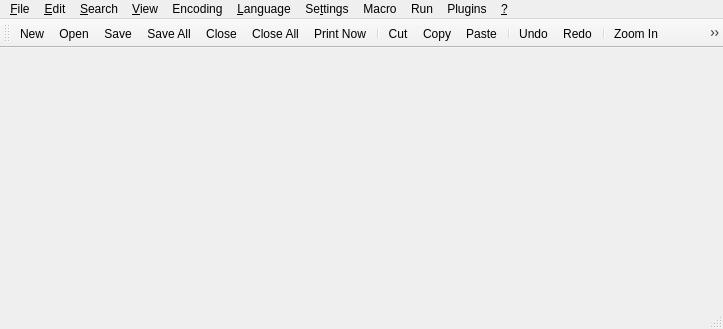
<?xml version="1.0" encoding="UTF-8"?>
<ui version="4.0">
 <class>MainWindow</class>
 <widget class="QMainWindow" name="MainWindow">
  <property name="geometry">
   <rect>
    <x>0</x>
    <y>0</y>
    <width>723</width>
    <height>329</height>
   </rect>
  </property>
  <property name="windowIcon">
   <iconset resource="resources.qrc">
    <normaloff>:/icons/icons/notepadqq.svg</normaloff>:/icons/icons/notepadqq.svg</iconset>
  </property>
  <property name="documentMode">
   <bool>true</bool>
  </property>
  <widget class="QWidget" name="centralWidget">
   <layout class="QVBoxLayout" name="verticalLayout">
    <property name="leftMargin">
     <number>5</number>
    </property>
    <property name="topMargin">
     <number>0</number>
    </property>
    <property name="rightMargin">
     <number>5</number>
    </property>
    <property name="bottomMargin">
     <number>0</number>
    </property>
   </layout>
  </widget>
  <widget class="QMenuBar" name="menuBar">
   <property name="geometry">
    <rect>
     <x>0</x>
     <y>0</y>
     <width>723</width>
     <height>25</height>
    </rect>
   </property>
   <widget class="QMenu" name="menu_File">
    <property name="title">
     <string>&amp;File</string>
    </property>
    <addaction name="action_New"/>
    <addaction name="action_Open"/>
    <addaction name="actionReload_from_Disk"/>
    <addaction name="actionSave"/>
    <addaction name="actionSave_as"/>
    <addaction name="actionSave_a_Copy_As"/>
    <addaction name="actionSave_All"/>
    <addaction name="actionRename"/>
    <addaction name="actionClose"/>
    <addaction name="actionC_lose_All"/>
    <addaction name="actionClose_All_BUT_Current_Document"/>
    <addaction name="actionDelete_from_Disk"/>
    <addaction name="separator"/>
    <addaction name="actionLoad_Session"/>
    <addaction name="actionSave_Session"/>
    <addaction name="separator"/>
    <addaction name="actionPrint"/>
    <addaction name="actionPrint_Now"/>
    <addaction name="separator"/>
    <addaction name="separator"/>
    <addaction name="actionOpen_All_Recent_Files"/>
    <addaction name="actionEmpty_Recent_Files_List"/>
    <addaction name="separator"/>
    <addaction name="actionE_xit"/>
   </widget>
   <widget class="QMenu" name="menu_Edit">
    <property name="title">
     <string>&amp;Edit</string>
    </property>
    <widget class="QMenu" name="menuEOL_Conversion">
     <property name="title">
      <string>EOL Conversion</string>
     </property>
     <addaction name="actionWindows_Format"/>
     <addaction name="actionUNIX_Format"/>
     <addaction name="actionMac_Format"/>
    </widget>
    <widget class="QMenu" name="menuCopy_to_Clipboard">
     <property name="title">
      <string>Copy to Clipboard</string>
     </property>
     <addaction name="actionCurrent_Full_File_path_to_Clipboard"/>
     <addaction name="actionCurrent_Filename_to_Clipboard"/>
     <addaction name="actionCurrent_Directory_Path_to_Clipboard"/>
    </widget>
    <widget class="QMenu" name="menuIndent">
     <property name="title">
      <string>Indent</string>
     </property>
     <addaction name="actionIncrease_Line_Indent"/>
     <addaction name="actionDecrease_Line_Indent"/>
    </widget>
    <widget class="QMenu" name="menuConvert_Case_to">
     <property name="title">
      <string>Convert Case to</string>
     </property>
     <addaction name="actionUPPERCASE"/>
     <addaction name="actionLowercase"/>
    </widget>
    <addaction name="action_Undo"/>
    <addaction name="action_Redo"/>
    <addaction name="separator"/>
    <addaction name="actionCu_t"/>
    <addaction name="action_Copy"/>
    <addaction name="action_Paste"/>
    <addaction name="action_Delete"/>
    <addaction name="actionSelect_All"/>
    <addaction name="separator"/>
    <addaction name="menuCopy_to_Clipboard"/>
    <addaction name="menuIndent"/>
    <addaction name="menuConvert_Case_to"/>
    <addaction name="menuEOL_Conversion"/>
   </widget>
   <widget class="QMenu" name="menu_Search">
    <property name="title">
     <string>&amp;Search</string>
    </property>
    <addaction name="actionSearch"/>
    <addaction name="separator"/>
    <addaction name="actionFind_Next"/>
    <addaction name="actionFind_Previous"/>
   </widget>
   <widget class="QMenu" name="menu_View">
    <property name="title">
     <string>&amp;View</string>
    </property>
    <widget class="QMenu" name="menuShow_Symbol">
     <property name="title">
      <string>Show Symbol</string>
     </property>
     <addaction name="actionShow_White_Space_and_TAB"/>
     <addaction name="actionShow_End_of_Line"/>
     <addaction name="actionShow_All_Characters"/>
     <addaction name="separator"/>
     <addaction name="actionShow_Indent_Guide"/>
     <addaction name="actionShow_Wrap_Symbol"/>
    </widget>
    <widget class="QMenu" name="menuZoom">
     <property name="title">
      <string>Zoom</string>
     </property>
     <addaction name="actionZoom_In"/>
     <addaction name="actionZoom_Out"/>
     <addaction name="actionRestore_Default_Zoom"/>
    </widget>
    <widget class="QMenu" name="menuMove_Clone_Current_Document">
     <property name="title">
      <string>Move/Clone Current Document</string>
     </property>
     <addaction name="actionMove_to_Other_View"/>
     <addaction name="actionClone_to_Other_View"/>
     <addaction name="actionMove_to_New_Instance"/>
     <addaction name="actionOpen_in_New_Instance"/>
    </widget>
    <addaction name="separator"/>
    <addaction name="menuShow_Symbol"/>
    <addaction name="menuZoom"/>
    <addaction name="menuMove_Clone_Current_Document"/>
    <addaction name="actionWord_wrap"/>
    <addaction name="separator"/>
    <addaction name="actionText_Direction_RTL"/>
   </widget>
   <widget class="QMenu" name="menuEncoding">
    <property name="title">
     <string>Encoding</string>
    </property>
    <widget class="QMenu" name="menuCharacter_Set">
     <property name="title">
      <string>Convert to others</string>
     </property>
     <widget class="QMenu" name="menuArabic">
      <property name="title">
       <string>Arabic</string>
      </property>
      <addaction name="actionISO_8859_6"/>
      <addaction name="actionWindows_1259"/>
     </widget>
     <widget class="QMenu" name="menuBaltic">
      <property name="title">
       <string>Baltic</string>
      </property>
      <addaction name="actionISO_8859_4_Latin4"/>
      <addaction name="actionWindows_1260"/>
     </widget>
     <widget class="QMenu" name="menuCeltic">
      <property name="title">
       <string>Celtic</string>
      </property>
      <addaction name="actionISO_8859_14"/>
     </widget>
     <widget class="QMenu" name="menuCyrillic">
      <property name="title">
       <string>Cyrillic</string>
      </property>
      <addaction name="actionISO_8859_5"/>
      <addaction name="actionKOI8_R"/>
      <addaction name="actionKOI8_U"/>
      <addaction name="actionWindows_1252"/>
     </widget>
     <widget class="QMenu" name="menuCentral_European">
      <property name="title">
       <string>Central European</string>
      </property>
      <addaction name="actionISO_8859_16_Latin10"/>
      <addaction name="actionWindows_1261"/>
     </widget>
     <widget class="QMenu" name="menuChinese">
      <property name="title">
       <string>Chinese</string>
      </property>
      <addaction name="actionBig5"/>
      <addaction name="actionGB2312"/>
     </widget>
     <widget class="QMenu" name="menuEastern_European">
      <property name="title">
       <string>Eastern European</string>
      </property>
      <addaction name="actionISO_8859_2_Latin2"/>
      <addaction name="actionISO_8859_16_Latin10"/>
     </widget>
     <widget class="QMenu" name="menuGreek">
      <property name="title">
       <string>Greek</string>
      </property>
      <addaction name="actionISO_8859_7"/>
      <addaction name="actionWindows_1262"/>
     </widget>
     <widget class="QMenu" name="menuHebrew">
      <property name="title">
       <string>Hebrew</string>
      </property>
      <addaction name="actionISO_8859_8"/>
      <addaction name="actionWindows_1263"/>
     </widget>
     <widget class="QMenu" name="menuJapanese">
      <property name="title">
       <string>Japanese</string>
      </property>
      <addaction name="actionShift_JIS"/>
     </widget>
     <widget class="QMenu" name="menuKorean">
      <property name="title">
       <string>Korean</string>
      </property>
      <addaction name="actionEUC_KR"/>
     </widget>
     <widget class="QMenu" name="menuNorth_European">
      <property name="title">
       <string>North European</string>
      </property>
      <addaction name="actionISO_8859_10_Latin6"/>
     </widget>
     <widget class="QMenu" name="menuThai">
      <property name="title">
       <string>Thai</string>
      </property>
      <addaction name="actionTIS_621"/>
     </widget>
     <widget class="QMenu" name="menuTurkish">
      <property name="title">
       <string>Turkish</string>
      </property>
      <addaction name="actionISO_8859_3_Latin3"/>
      <addaction name="actionISO_8859_9_Latin5"/>
      <addaction name="actionWindows_1264"/>
     </widget>
     <widget class="QMenu" name="menuWestern_European">
      <property name="title">
       <string>Western European</string>
      </property>
      <addaction name="actionISO_8859_1_Latin1_2"/>
      <addaction name="actionISO_8859_9_Latin5_2"/>
      <addaction name="actionISO_8859_16_Latin10"/>
      <addaction name="actionWindows_1265"/>
     </widget>
     <widget class="QMenu" name="menuVietnamese">
      <property name="title">
       <string>Vietnamese</string>
      </property>
      <addaction name="actionWindows_1266"/>
     </widget>
     <addaction name="menuArabic"/>
     <addaction name="menuBaltic"/>
     <addaction name="menuCeltic"/>
     <addaction name="menuCyrillic"/>
     <addaction name="menuCentral_European"/>
     <addaction name="menuChinese"/>
     <addaction name="menuEastern_European"/>
     <addaction name="menuGreek"/>
     <addaction name="menuHebrew"/>
     <addaction name="menuJapanese"/>
     <addaction name="menuKorean"/>
     <addaction name="menuNorth_European"/>
     <addaction name="menuThai"/>
     <addaction name="menuTurkish"/>
     <addaction name="menuWestern_European"/>
     <addaction name="menuVietnamese"/>
    </widget>
    <addaction name="actionEncode_in_UTF_8"/>
    <addaction name="actionEncode_in_UTF_8_without_BOM"/>
    <addaction name="actionEncode_in_Windows_1252"/>
    <addaction name="actionEncode_in_UTF_16BE_UCS_2_Big_Endian"/>
    <addaction name="separator"/>
    <addaction name="actionUTF_8"/>
    <addaction name="actionUTF_8_with_BOM"/>
    <addaction name="actionWindows_1252_ANSI"/>
    <addaction name="actionUTF_16BE"/>
    <addaction name="actionUTF_16LE"/>
    <addaction name="menuCharacter_Set"/>
   </widget>
   <widget class="QMenu" name="menu_Language">
    <property name="title">
     <string>&amp;Language</string>
    </property>
   </widget>
   <widget class="QMenu" name="menuSe_ttings">
    <property name="title">
     <string>Se&amp;ttings</string>
    </property>
    <addaction name="actionPreferences"/>
   </widget>
   <widget class="QMenu" name="menu">
    <property name="title">
     <string>&amp;?</string>
    </property>
    <addaction name="actionAbout_Qt"/>
    <addaction name="actionAbout_Notepadqq"/>
   </widget>
   <widget class="QMenu" name="menuMacro">
    <property name="title">
     <string>Macro</string>
    </property>
    <addaction name="action_Start_Recording"/>
    <addaction name="action_Stop_Recording"/>
    <addaction name="action_Playback"/>
    <addaction name="actionSave_Currently_Recorded_Macro"/>
    <addaction name="actionRun_a_Macro_Multiple_Times"/>
    <addaction name="separator"/>
    <addaction name="actionTrim_Trailing_and_save"/>
    <addaction name="separator"/>
    <addaction name="actionModify_Shortcut_Delete_Macro"/>
   </widget>
   <widget class="QMenu" name="menuRun">
    <property name="title">
     <string>Run</string>
    </property>
    <addaction name="action_Run"/>
    <addaction name="separator"/>
    <addaction name="actionLaunch_in_Firefox"/>
    <addaction name="actionLaunch_in_Chromium"/>
    <addaction name="actionGet_php_help"/>
    <addaction name="actionGoogle_Search"/>
    <addaction name="actionWikipedia_Search"/>
    <addaction name="actionOpen_file"/>
    <addaction name="actionOpen_in_another_instance"/>
    <addaction name="actionOpen_containing_folder"/>
    <addaction name="actionOpen_current_dir_terminal"/>
    <addaction name="separator"/>
    <addaction name="actionModify_Shortcut_Delete_Command"/>
   </widget>
   <widget class="QMenu" name="menuPlugins">
    <property name="title">
     <string>Plugins</string>
    </property>
    <addaction name="separator"/>
   </widget>   
   <addaction name="menu_File"/>
   <addaction name="menu_Edit"/>
   <addaction name="menu_Search"/>
   <addaction name="menu_View"/>
   <addaction name="menuEncoding"/>
   <addaction name="menu_Language"/>
   <addaction name="menuSe_ttings"/>
   <addaction name="menuMacro"/>
   <addaction name="menuRun"/>
   <addaction name="menuPlugins"/>
   <addaction name="menu"/>
  </widget>
  <widget class="QToolBar" name="mainToolBar">
   <property name="iconSize">
    <size>
     <width>22</width>
     <height>22</height>
    </size>
   </property>
   <attribute name="toolBarArea">
    <enum>TopToolBarArea</enum>
   </attribute>
   <attribute name="toolBarBreak">
    <bool>false</bool>
   </attribute>
   <addaction name="action_New"/>
   <addaction name="action_Open"/>
   <addaction name="actionSave"/>
   <addaction name="actionSave_All"/>
   <addaction name="actionClose"/>
   <addaction name="actionC_lose_All"/>
   <addaction name="actionPrint_Now"/>
   <addaction name="separator"/>
   <addaction name="actionCu_t"/>
   <addaction name="action_Copy"/>
   <addaction name="action_Paste"/>
   <addaction name="separator"/>
   <addaction name="action_Undo"/>
   <addaction name="action_Redo"/>
   <addaction name="separator"/>
   <addaction name="actionZoom_In"/>
   <addaction name="actionZoom_Out"/>
   <addaction name="separator"/>
   <addaction name="actionWord_wrap"/>
   <addaction name="actionShow_All_Characters"/>
   <addaction name="separator"/>
   <addaction name="action_Start_Recording"/>
   <addaction name="action_Stop_Recording"/>
   <addaction name="action_Playback"/>
   <addaction name="actionRun_a_Macro_Multiple_Times"/>
   <addaction name="actionSave_Currently_Recorded_Macro"/>
   <addaction name="separator"/>
  </widget>
  <widget class="QStatusBar" name="statusBar"/>
  <action name="action_Open">
   <property name="icon">
    <iconset resource="resources.qrc">
     <normaloff>:/icons/icons/fileopen.png</normaloff>:/icons/icons/fileopen.png</iconset>
   </property>
   <property name="text">
    <string>&amp;Open...</string>
   </property>
   <property name="shortcut">
    <string>Ctrl+O</string>
   </property>
  </action>
  <action name="action_New">
   <property name="icon">
    <iconset resource="resources.qrc">
     <normaloff>:/icons/icons/filenew.png</normaloff>:/icons/icons/filenew.png</iconset>
   </property>
   <property name="text">
    <string>&amp;New</string>
   </property>
   <property name="shortcut">
    <string>Ctrl+N</string>
   </property>
  </action>
  <action name="actionReload_from_Disk">
   <property name="text">
    <string>Reload from Disk</string>
   </property>
  </action>
  <action name="actionSave">
   <property name="icon">
    <iconset resource="resources.qrc">
     <normaloff>:/icons/icons/filesave.png</normaloff>:/icons/icons/filesave.png</iconset>
   </property>
   <property name="text">
    <string>&amp;Save</string>
   </property>
   <property name="shortcut">
    <string>Ctrl+S</string>
   </property>
  </action>
  <action name="actionSave_as">
   <property name="text">
    <string>Save &amp;As...</string>
   </property>
   <property name="toolTip">
    <string>Save As...</string>
   </property>
   <property name="shortcut">
    <string>Ctrl+Alt+S</string>
   </property>
  </action>
  <action name="actionSave_a_Copy_As">
   <property name="text">
    <string>Save a Copy As...</string>
   </property>
  </action>
  <action name="actionSave_All">
   <property name="icon">
    <iconset resource="resources.qrc">
     <normaloff>:/icons/icons/save_all.png</normaloff>:/icons/icons/save_all.png</iconset>
   </property>
   <property name="text">
    <string>Sav&amp;e All</string>
   </property>
   <property name="shortcut">
    <string>Ctrl+Shift+S</string>
   </property>
  </action>
  <action name="actionRename">
   <property name="text">
    <string>Rename...</string>
   </property>
  </action>
  <action name="actionClose">
   <property name="icon">
    <iconset resource="resources.qrc">
     <normaloff>:/icons/icons/fileclose.png</normaloff>:/icons/icons/fileclose.png</iconset>
   </property>
   <property name="text">
    <string>Close</string>
   </property>
   <property name="shortcut">
    <string>Ctrl+W</string>
   </property>
  </action>
  <action name="actionC_lose_All">
   <property name="icon">
    <iconset resource="resources.qrc">
     <normaloff>:/icons/icons/close_all.png</normaloff>:/icons/icons/close_all.png</iconset>
   </property>
   <property name="text">
    <string>C&amp;lose All</string>
   </property>
  </action>
  <action name="actionClose_All_BUT_Current_Document">
   <property name="text">
    <string>Close All BUT Current Document</string>
   </property>
  </action>
  <action name="actionDelete_from_Disk">
   <property name="text">
    <string>Delete from Disk</string>
   </property>
  </action>
  <action name="actionLoad_Session">
   <property name="text">
    <string>Load Session...</string>
   </property>
  </action>
  <action name="actionSave_Session">
   <property name="text">
    <string>Save Session...</string>
   </property>
  </action>
  <action name="actionPrint">
   <property name="text">
    <string>Print...</string>
   </property>
   <property name="shortcut">
    <string>Ctrl+P</string>
   </property>
  </action>
  <action name="actionPrint_Now">
   <property name="icon">
    <iconset resource="resources.qrc">
     <normaloff>:/icons/icons/printer.png</normaloff>:/icons/icons/printer.png</iconset>
   </property>
   <property name="text">
    <string>Print Now</string>
   </property>
  </action>
  <action name="actionOpen_All_Recent_Files">
   <property name="text">
    <string>Open All Recent Files</string>
   </property>
  </action>
  <action name="actionEmpty_Recent_Files_List">
   <property name="text">
    <string>Empty Recent Files List</string>
   </property>
  </action>
  <action name="actionE_xit">
   <property name="text">
    <string>E&amp;xit</string>
   </property>
   <property name="shortcut">
    <string>Ctrl+Q</string>
   </property>
  </action>
  <action name="action_Undo">
   <property name="icon">
    <iconset resource="resources.qrc">
     <normaloff>:/icons/icons/undo.png</normaloff>:/icons/icons/undo.png</iconset>
   </property>
   <property name="text">
    <string>&amp;Undo</string>
   </property>
   <property name="shortcut">
    <string>Ctrl+Z</string>
   </property>
  </action>
  <action name="action_Redo">
   <property name="icon">
    <iconset resource="resources.qrc">
     <normaloff>:/icons/icons/redo.png</normaloff>:/icons/icons/redo.png</iconset>
   </property>
   <property name="text">
    <string>&amp;Redo</string>
   </property>
   <property name="shortcut">
    <string>Ctrl+Shift+Z</string>
   </property>
  </action>
  <action name="actionCu_t">
   <property name="icon">
    <iconset resource="resources.qrc">
     <normaloff>:/icons/icons/editcut.png</normaloff>:/icons/icons/editcut.png</iconset>
   </property>
   <property name="text">
    <string>Cu&amp;t</string>
   </property>
   <property name="shortcut">
    <string>Ctrl+X</string>
   </property>
  </action>
  <action name="action_Copy">
   <property name="icon">
    <iconset resource="resources.qrc">
     <normaloff>:/icons/icons/editcopy.png</normaloff>:/icons/icons/editcopy.png</iconset>
   </property>
   <property name="text">
    <string>&amp;Copy</string>
   </property>
   <property name="shortcut">
    <string>Ctrl+C</string>
   </property>
  </action>
  <action name="action_Paste">
   <property name="icon">
    <iconset resource="resources.qrc">
     <normaloff>:/icons/icons/editpaste.png</normaloff>:/icons/icons/editpaste.png</iconset>
   </property>
   <property name="text">
    <string>&amp;Paste</string>
   </property>
   <property name="shortcut">
    <string>Ctrl+V</string>
   </property>
  </action>
  <action name="action_Delete">
   <property name="text">
    <string>&amp;Delete</string>
   </property>
   <property name="shortcut">
    <string>Del</string>
   </property>
  </action>
  <action name="actionSelect_All">
   <property name="text">
    <string>Select &amp;All</string>
   </property>
   <property name="shortcut">
    <string>Ctrl+A</string>
   </property>
  </action>
  <action name="actionAbout_Notepadqq">
   <property name="text">
    <string>About Notepadqq...</string>
   </property>
   <property name="shortcut">
    <string>F1</string>
   </property>
  </action>
  <action name="actionAbout_Qt">
   <property name="text">
    <string>About Qt...</string>
   </property>
  </action>
  <action name="actionWindows_Format">
   <property name="checkable">
    <bool>true</bool>
   </property>
   <property name="text">
    <string>Windows Format</string>
   </property>
  </action>
  <action name="actionUNIX_Format">
   <property name="checkable">
    <bool>true</bool>
   </property>
   <property name="checked">
    <bool>true</bool>
   </property>
   <property name="text">
    <string>UNIX Format</string>
   </property>
  </action>
  <action name="actionMac_Format">
   <property name="checkable">
    <bool>true</bool>
   </property>
   <property name="text">
    <string>Mac Format</string>
   </property>
  </action>
  <action name="actionShow_End_of_Line">
   <property name="checkable">
    <bool>true</bool>
   </property>
   <property name="text">
    <string>Show End of Line</string>
   </property>
  </action>
  <action name="actionShow_White_Space_and_TAB">
   <property name="checkable">
    <bool>true</bool>
   </property>
   <property name="text">
    <string>Show White Space and TAB</string>
   </property>
  </action>
  <action name="actionShow_All_Characters">
   <property name="checkable">
    <bool>true</bool>
   </property>
   <property name="icon">
    <iconset resource="resources.qrc">
     <normaloff>:/icons/icons/all_chars.png</normaloff>:/icons/icons/all_chars.png</iconset>
   </property>
   <property name="text">
    <string>Show All Characters</string>
   </property>
  </action>
  <action name="actionShow_Indent_Guide">
   <property name="checkable">
    <bool>true</bool>
   </property>
   <property name="checked">
    <bool>true</bool>
   </property>
   <property name="text">
    <string>Show Indent Guide</string>
   </property>
  </action>
  <action name="actionShow_Wrap_Symbol">
   <property name="checkable">
    <bool>true</bool>
   </property>
   <property name="text">
    <string>Show Wrap Symbol</string>
   </property>
  </action>
  <action name="actionWord_wrap">
   <property name="checkable">
    <bool>true</bool>
   </property>
   <property name="icon">
    <iconset resource="resources.qrc">
     <normaloff>:/icons/icons/multirow.png</normaloff>:/icons/icons/multirow.png</iconset>
   </property>
   <property name="text">
    <string>Word wrap</string>
   </property>
  </action>
  <action name="actionText_Direction_RTL">
   <property name="checkable">
    <bool>true</bool>
   </property>
   <property name="text">
    <string>Text Direction RTL</string>
   </property>
  </action>
  <action name="actionCurrent_Full_File_path_to_Clipboard">
   <property name="text">
    <string>Current Full File Path to Clipboard</string>
   </property>
  </action>
  <action name="actionCurrent_Filename_to_Clipboard">
   <property name="text">
    <string>Current Filename to Clipboard</string>
   </property>
  </action>
  <action name="actionCurrent_Directory_Path_to_Clipboard">
   <property name="text">
    <string>Current Directory Path to Clipboard</string>
   </property>
  </action>
  <action name="actionIncrease_Line_Indent">
   <property name="text">
    <string>Increase Line Indent</string>
   </property>
   <property name="shortcut">
    <string>Tab</string>
   </property>
  </action>
  <action name="actionDecrease_Line_Indent">
   <property name="text">
    <string>Decrease Line Indent</string>
   </property>
   <property name="shortcut">
    <string>Shift+Tab</string>
   </property>
  </action>
  <action name="actionZoom_In">
   <property name="icon">
    <iconset resource="resources.qrc">
     <normaloff>:/icons/icons/viewmag+.png</normaloff>:/icons/icons/viewmag+.png</iconset>
   </property>
   <property name="text">
    <string>Zoom &amp;In</string>
   </property>
   <property name="shortcut">
    <string>Ctrl++</string>
   </property>
  </action>
  <action name="actionZoom_Out">
   <property name="icon">
    <iconset resource="resources.qrc">
     <normaloff>:/icons/icons/viewmag-.png</normaloff>:/icons/icons/viewmag-.png</iconset>
   </property>
   <property name="text">
    <string>Zoom &amp;Out</string>
   </property>
   <property name="shortcut">
    <string>Ctrl+-</string>
   </property>
  </action>
  <action name="actionRestore_Default_Zoom">
   <property name="icon">
    <iconset resource="resources.qrc">
     <normaloff>:/icons/icons/viewmag1.png</normaloff>:/icons/icons/viewmag1.png</iconset>
   </property>
   <property name="text">
    <string>Restore Default Zoom</string>
   </property>
   <property name="shortcut">
    <string>Ctrl+0</string>
   </property>
  </action>
  <action name="actionMove_to_Other_View">
   <property name="text">
    <string>Move to Other View</string>
   </property>
  </action>
  <action name="actionClone_to_Other_View">
   <property name="text">
    <string>Clone to Other View</string>
   </property>
  </action>
  <action name="actionMove_to_New_Instance">
   <property name="text">
    <string>Move to New Instance</string>
   </property>
  </action>
  <action name="actionOpen_in_New_Instance">
   <property name="text">
    <string>Open in New Instance</string>
   </property>
  </action>
  <action name="action_Start_Recording">
   <property name="icon">
    <iconset resource="resources.qrc">
     <normaloff>:/icons/icons/mix_record.png</normaloff>:/icons/icons/mix_record.png</iconset>
   </property>
   <property name="text">
    <string>&amp;Start Recording</string>
   </property>
  </action>
  <action name="action_Stop_Recording">
   <property name="enabled">
    <bool>false</bool>
   </property>
   <property name="icon">
    <iconset resource="resources.qrc">
     <normaloff>:/icons/icons/player_stop.png</normaloff>:/icons/icons/player_stop.png</iconset>
   </property>
   <property name="text">
    <string>&amp;Stop Recording</string>
   </property>
  </action>
  <action name="action_Playback">
   <property name="enabled">
    <bool>false</bool>
   </property>
   <property name="icon">
    <iconset resource="resources.qrc">
     <normaloff>:/icons/icons/player_play.png</normaloff>:/icons/icons/player_play.png</iconset>
   </property>
   <property name="text">
    <string>&amp;Playback</string>
   </property>
  </action>
  <action name="actionSave_Currently_Recorded_Macro">
   <property name="enabled">
    <bool>false</bool>
   </property>
   <property name="icon">
    <iconset resource="resources.qrc">
     <normaloff>:/icons/icons/savemacro.png</normaloff>:/icons/icons/savemacro.png</iconset>
   </property>
   <property name="text">
    <string>Save Currently Recorded Macro</string>
   </property>
  </action>
  <action name="actionRun_a_Macro_Multiple_Times">
   <property name="icon">
    <iconset resource="resources.qrc">
     <normaloff>:/icons/icons/player_fwd.png</normaloff>:/icons/icons/player_fwd.png</iconset>
   </property>
   <property name="text">
    <string>Run a Macro Multiple Times...</string>
   </property>
  </action>
  <action name="actionTrim_Trailing_and_save">
   <property name="text">
    <string>Trim Trailing and save</string>
   </property>
  </action>
  <action name="actionModify_Shortcut_Delete_Macro">
   <property name="text">
    <string>Modify Shortcut/Delete Macro...</string>
   </property>
  </action>
  <action name="actionUPPERCASE">
   <property name="text">
    <string>UPPERCASE</string>
   </property>
   <property name="shortcut">
    <string>Ctrl+Shift+U</string>
   </property>
  </action>
  <action name="actionLowercase">
   <property name="text">
    <string>lowercase</string>
   </property>
   <property name="shortcut">
    <string>Ctrl+U</string>
   </property>
  </action>
  <action name="actionWindows_1252_ANSI">
   <property name="text">
    <string>Convert to Windows-1252</string>
   </property>
  </action>
  <action name="actionUTF_8">
   <property name="text">
    <string>Convert to UTF-8</string>
   </property>
  </action>
  <action name="actionISO_8859_1_Latin1">
   <property name="text">
    <string>ISO-8859-1 (Latin1, CP819)</string>
   </property>
  </action>
  <action name="actionISO_8859_15_Latin9">
   <property name="text">
    <string>ISO-8859-15 (Latin9)</string>
   </property>
  </action>
  <action name="actionUTF_32">
   <property name="text">
    <string>UTF-32 (UCS-4)</string>
   </property>
  </action>
  <action name="actionUTF_32BE">
   <property name="text">
    <string>UTF-32BE (UCS-4 Big Endian)</string>
   </property>
  </action>
  <action name="actionUTF_32LE">
   <property name="text">
    <string>UTF-32LE (UCS-4 Little Endian)</string>
   </property>
  </action>
  <action name="actionUTF_16">
   <property name="text">
    <string>UTF-16 (UCS-2)</string>
   </property>
  </action>
  <action name="actionUTF_16BE">
   <property name="text">
    <string>Convert to UTF-16BE (UCS-2 Big Endian)</string>
   </property>
  </action>
  <action name="actionUTF_16LE">
   <property name="text">
    <string>Convert to UTF-16LE (UCS-2 Little Endian)</string>
   </property>
  </action>
  <action name="actionRoman8_hp_roman8">
   <property name="text">
    <string>Roman8 (hp-roman8)</string>
   </property>
  </action>
  <action name="actionTIS_620">
   <property name="text">
    <string>TIS-620</string>
   </property>
  </action>
  <action name="actionMacintosh_mac">
   <property name="text">
    <string>Macintosh (mac)</string>
   </property>
  </action>
  <action name="actionWindows_1258">
   <property name="text">
    <string>Windows-1258</string>
   </property>
  </action>
  <action name="actionWindows_1257">
   <property name="text">
    <string>Windows-1257</string>
   </property>
  </action>
  <action name="actionWindows_1256">
   <property name="text">
    <string>Windows-1256</string>
   </property>
  </action>
  <action name="actionWindows_1255">
   <property name="text">
    <string>Windows-1255</string>
   </property>
  </action>
  <action name="actionWindows_1254">
   <property name="text">
    <string>Windows-1254</string>
   </property>
  </action>
  <action name="actionWindows_1253">
   <property name="text">
    <string>Windows-1253</string>
   </property>
  </action>
  <action name="actionWindows_1251">
   <property name="text">
    <string>Windows-1251</string>
   </property>
  </action>
  <action name="actionWindows_1250">
   <property name="text">
    <string>Windows-1250</string>
   </property>
  </action>
  <action name="actionIBM866_CP866">
   <property name="text">
    <string>IBM866 (CP866)</string>
   </property>
  </action>
  <action name="actionUTF_8_with_BOM">
   <property name="text">
    <string>Convert to UTF-8 with BOM</string>
   </property>
  </action>
  <action name="actionISO_8859_6">
   <property name="text">
    <string>ISO-8859-6</string>
   </property>
  </action>
  <action name="actionWindows_1259">
   <property name="text">
    <string>Windows-1256</string>
   </property>
  </action>
  <action name="actionISO_8859_4_Latin4">
   <property name="text">
    <string>ISO-8859-4 (Latin4)</string>
   </property>
  </action>
  <action name="actionWindows_1260">
   <property name="text">
    <string>Windows-1257</string>
   </property>
  </action>
  <action name="actionISO_8859_14">
   <property name="text">
    <string>ISO-8859-14</string>
   </property>
  </action>
  <action name="actionISO_8859_5">
   <property name="text">
    <string>ISO-8859-5</string>
   </property>
  </action>
  <action name="actionKOI8_R">
   <property name="text">
    <string>KOI8-R</string>
   </property>
  </action>
  <action name="actionKOI8_U">
   <property name="text">
    <string>KOI8-U</string>
   </property>
  </action>
  <action name="actionWindows_1252">
   <property name="text">
    <string>Windows-1251</string>
   </property>
  </action>
  <action name="actionWindows_1261">
   <property name="text">
    <string>Windows-1250</string>
   </property>
  </action>
  <action name="actionBig5">
   <property name="text">
    <string>Big5</string>
   </property>
  </action>
  <action name="actionGB2312">
   <property name="text">
    <string>GB2312</string>
   </property>
  </action>
  <action name="actionISO_8859_2_Latin2">
   <property name="text">
    <string>ISO-8859-2 (Latin2)</string>
   </property>
  </action>
  <action name="actionISO_8859_7">
   <property name="text">
    <string>ISO-8859-7</string>
   </property>
  </action>
  <action name="actionWindows_1262">
   <property name="text">
    <string>Windows-1253</string>
   </property>
  </action>
  <action name="actionISO_8859_8">
   <property name="text">
    <string>ISO-8859-8</string>
   </property>
  </action>
  <action name="actionWindows_1263">
   <property name="text">
    <string>Windows-1255</string>
   </property>
  </action>
  <action name="actionShift_JIS">
   <property name="text">
    <string>Shift_JIS</string>
   </property>
  </action>
  <action name="actionEUC_KR">
   <property name="text">
    <string>EUC-KR</string>
   </property>
  </action>
  <action name="actionISO_8859_10_Latin6">
   <property name="text">
    <string>ISO-8859-10 (Latin6)</string>
   </property>
  </action>
  <action name="actionTIS_621">
   <property name="text">
    <string>TIS-620</string>
   </property>
  </action>
  <action name="actionISO_8859_3_Latin3">
   <property name="text">
    <string>ISO-8859-3 (Latin3)</string>
   </property>
  </action>
  <action name="actionISO_8859_9_Latin5">
   <property name="text">
    <string>ISO-8859-9 (Latin5)</string>
   </property>
  </action>
  <action name="actionWindows_1264">
   <property name="text">
    <string>Windows-1254</string>
   </property>
  </action>
  <action name="actionISO_8859_1_Latin1_2">
   <property name="text">
    <string>ISO-8859-1 (Latin1)</string>
   </property>
  </action>
  <action name="actionISO_8859_9_Latin5_2">
   <property name="text">
    <string>ISO-8859-9 (Latin5)</string>
   </property>
  </action>
  <action name="actionWindows_1265">
   <property name="text">
    <string>Windows-1252</string>
   </property>
  </action>
  <action name="actionWindows_1266">
   <property name="text">
    <string>Windows-1258</string>
   </property>
  </action>
  <action name="actionISO_8859_16_Latin10">
   <property name="text">
    <string>ISO-8859-16 (Latin10)</string>
   </property>
  </action>
  <action name="actionEncode_in_UTF_8">
   <property name="text">
    <string>Encode in UTF-8</string>
   </property>
  </action>
  <action name="actionEncode_in_UTF_8_without_BOM">
   <property name="text">
    <string>Encode in UTF-8 without BOM</string>
   </property>
  </action>
  <action name="actionEncode_in_Windows_1252">
   <property name="text">
    <string>Encode in Windows-1252</string>
   </property>
  </action>
  <action name="actionEncode_in_UTF_16BE_UCS_2_Big_Endian">
   <property name="text">
    <string>Encode in UTF-16BE (UCS-2 Big Endian)</string>
   </property>
  </action>
  <action name="action_Run">
   <property name="text">
    <string>&amp;Run...</string>
   </property>
  </action>
  <action name="actionLaunch_in_Firefox">
   <property name="text">
    <string>Launch in Firefox</string>
   </property>
  </action>
  <action name="actionLaunch_in_Chromium">
   <property name="text">
    <string>Launch in Chromium</string>
   </property>
  </action>
  <action name="actionGet_php_help">
   <property name="text">
    <string>Get php help</string>
   </property>
  </action>
  <action name="actionGoogle_Search">
   <property name="text">
    <string>Google Search</string>
   </property>
  </action>
  <action name="actionWikipedia_Search">
   <property name="text">
    <string>Wikipedia Search</string>
   </property>
  </action>
  <action name="actionOpen_file">
   <property name="text">
    <string>Open file</string>
   </property>
  </action>
  <action name="actionOpen_containing_folder">
   <property name="text">
    <string>Open containing folder</string>
   </property>
  </action>
  <action name="actionOpen_in_another_instance">
   <property name="text">
    <string>Open in another instance</string>
   </property>
  </action>
  <action name="actionOpen_current_dir_terminal">
   <property name="text">
    <string>Open current dir terminal</string>
   </property>
  </action>
  <action name="actionModify_Shortcut_Delete_Command">
   <property name="text">
    <string>Modify Shortcut / Delete Command...</string>
   </property>
  </action>
  <action name="actionBash">
   <property name="text">
    <string>Bash</string>
   </property>
  </action>
  <action name="actionBatch">
   <property name="text">
    <string>Batch (MS-DOS)</string>
   </property>
  </action>
  <action name="actionCMake">
   <property name="text">
    <string>CMake</string>
   </property>
  </action>
  <action name="actionC_2">
   <property name="text">
    <string>C++</string>
   </property>
  </action>
  <action name="actionC_3">
   <property name="text">
    <string>C#</string>
   </property>
  </action>
  <action name="actionCSS">
   <property name="text">
    <string>CSS</string>
   </property>
  </action>
  <action name="actionD_2">
   <property name="text">
    <string>D</string>
   </property>
  </action>
  <action name="actionDiff">
   <property name="text">
    <string>Diff</string>
   </property>
  </action>
  <action name="actionFortran">
   <property name="text">
    <string>Fortran</string>
   </property>
  </action>
  <action name="actionFortran77">
   <property name="text">
    <string>Fortran77</string>
   </property>
  </action>
  <action name="actionHTML">
   <property name="text">
    <string>HTML</string>
   </property>
  </action>
  <action name="actionIDL">
   <property name="text">
    <string>IDL</string>
   </property>
  </action>
  <action name="actionJava">
   <property name="text">
    <string>Java</string>
   </property>
  </action>
  <action name="actionJavaScript">
   <property name="text">
    <string>JavaScript</string>
   </property>
  </action>
  <action name="actionLua">
   <property name="text">
    <string>Lua</string>
   </property>
  </action>
  <action name="actionMakefile">
   <property name="text">
    <string>Makefile</string>
   </property>
  </action>
  <action name="actionMatlab">
   <property name="text">
    <string>Matlab</string>
   </property>
  </action>
  <action name="actionOctave">
   <property name="text">
    <string>Octave</string>
   </property>
  </action>
  <action name="actionPascal">
   <property name="text">
    <string>Pascal</string>
   </property>
  </action>
  <action name="actionPerl">
   <property name="text">
    <string>Perl</string>
   </property>
  </action>
  <action name="actionPostScript">
   <property name="text">
    <string>PostScript</string>
   </property>
  </action>
  <action name="actionPOV">
   <property name="text">
    <string>POV</string>
   </property>
  </action>
  <action name="actionProperties">
   <property name="text">
    <string>Properties</string>
   </property>
  </action>
  <action name="actionPython">
   <property name="text">
    <string>Python</string>
   </property>
  </action>
  <action name="actionRuby">
   <property name="text">
    <string>Ruby</string>
   </property>
  </action>
  <action name="actionSpice">
   <property name="text">
    <string>Spice</string>
   </property>
  </action>
  <action name="actionSQL">
   <property name="text">
    <string>SQL</string>
   </property>
  </action>
  <action name="actionTCL">
   <property name="text">
    <string>TCL</string>
   </property>
  </action>
  <action name="actionTeX">
   <property name="text">
    <string>TeX</string>
   </property>
  </action>
  <action name="actionVerilog">
   <property name="text">
    <string>Verilog</string>
   </property>
  </action>
  <action name="actionVHDL">
   <property name="text">
    <string>VHDL</string>
   </property>
  </action>
  <action name="actionXML">
   <property name="text">
    <string>XML</string>
   </property>
  </action>
  <action name="actionYAML">
   <property name="text">
    <string>YAML</string>
   </property>
  </action>
  <action name="actionPHP">
   <property name="text">
    <string>PHP</string>
   </property>
  </action>
  <action name="actionPreferences">
   <property name="icon">
    <iconset resource="resources.qrc">
     <normaloff>:/icons/icons/preferences.png</normaloff>:/icons/icons/preferences.png</iconset>
   </property>
   <property name="text">
    <string>Preferences...</string>
   </property>
  </action>
  <action name="actionSearch">
   <property name="icon">
    <iconset theme="edit-find">
     <normaloff/>
    </iconset>
   </property>
   <property name="text">
    <string>&amp;Find...</string>
   </property>
   <property name="shortcut">
    <string>Ctrl+F</string>
   </property>
  </action>
  <action name="actionFind_Next">
   <property name="icon">
    <iconset theme="go-next">
     <normaloff/>
    </iconset>
   </property>
   <property name="text">
    <string>Find &amp;Next</string>
   </property>
   <property name="shortcut">
    <string>F3</string>
   </property>
  </action>
  <action name="actionFind_Previous">
   <property name="icon">
    <iconset theme="go-previous">
     <normaloff/>
    </iconset>
   </property>
   <property name="text">
    <string>Find &amp;Previous</string>
   </property>
   <property name="shortcut">
    <string>Shift+F3</string>
   </property>
  </action>
 </widget>
 <layoutdefault spacing="6" margin="11"/>
 <resources>
  <include location="resources.qrc"/>
 </resources>
 <connections/>
</ui>
